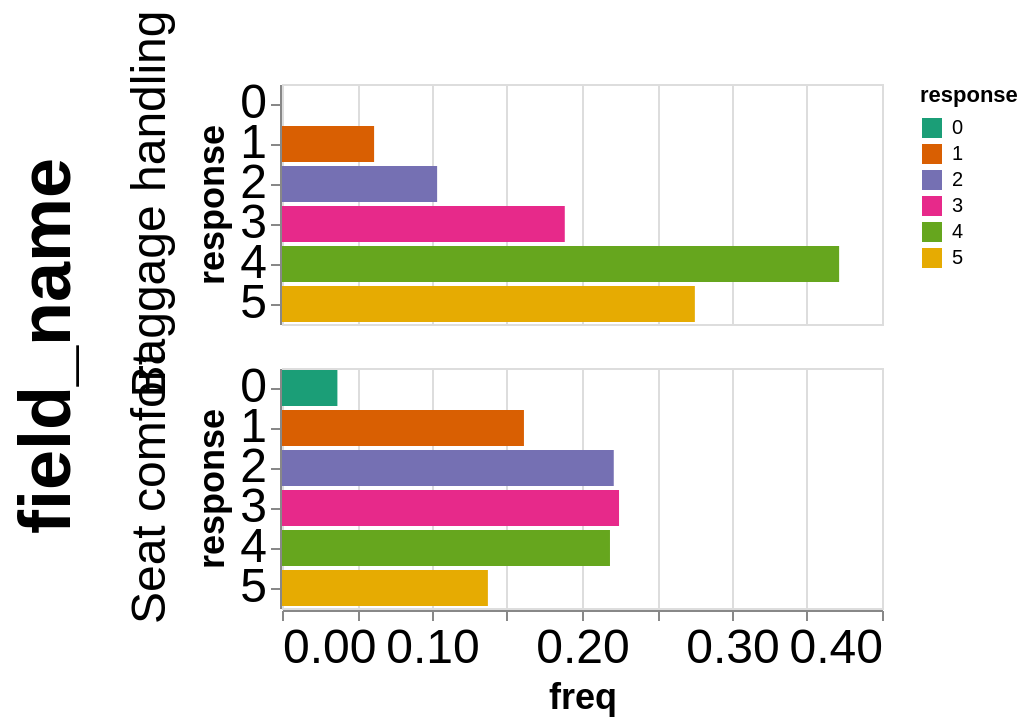

Source (Vega-Lite JSON):
### Vega-Lite specification from a JSON file in a GitHub repository (floating-point values rounded to 4 significant figures)
{"config": {"view": {}, "mark": {}, "axis": {"labelFontSize": 24, "titleFontSize": 18}, "header": {"labelFontSize": 24, "titleFontSize": 36}}, "data": {"values": [{"Unnamed: 0": 0, "field_name": "Baggage handling", "response": 1, "count": 7975, "freq": 0.0614, "end_percent": 0.0614, "start_percent": 0, "negative": true, "end_percent2": -0.1034, "start_percent2": -0.1648}, {"Unnamed: 0": 1, "field_name": "Baggage handling", "response": 2, "count": 13432, "freq": 0.1034, "end_percent": 0.1648, "start_percent": 0.0614, "negative": true, "end_percent2": 0, "start_percent2": -0.1034}, {"Unnamed: 0": 2, "field_name": "Baggage handling", "response": 3, "count": 24485, "freq": 0.1885, "end_percent": 0.3533, "start_percent": 0.1648, "negative": false, "end_percent2": 0.1885, "start_percent2": 0}, {"Unnamed: 0": 3, "field_name": "Baggage handling", "response": 4, "count": 48240, "freq": 0.3714, "end_percent": 0.7248, "start_percent": 0.3533, "negative": false, "end_percent2": 0.5599, "start_percent2": 0.1885}, {"Unnamed: 0": 4, "field_name": "Baggage handling", "response": 5, "count": 35748, "freq": 0.2752, "end_percent": 1, "start_percent": 0.7248, "negative": false, "end_percent2": 0.8352, "start_percent2": 0.5599}, {"Unnamed: 0": 5, "field_name": "Seat comfort", "response": 0, "count": 4797, "freq": 0.03693, "end_percent": 0.03693, "start_percent": 0, "negative": true, "end_percent2": -0.3825, "start_percent2": -0.4194}, {"Unnamed: 0": 6, "field_name": "Seat comfort", "response": 1, "count": 20949, "freq": 0.1613, "end_percent": 0.1982, "start_percent": 0.03693, "negative": true, "end_percent2": -0.2212, "start_percent2": -0.3825}, {"Unnamed: 0": 7, "field_name": "Seat comfort", "response": 2, "count": 28726, "freq": 0.2212, "end_percent": 0.4194, "start_percent": 0.1982, "negative": true, "end_percent2": 0, "start_percent2": -0.2212}, {"Unnamed: 0": 8, "field_name": "Seat comfort", "response": 3, "count": 29183, "freq": 0.2247, "end_percent": 0.6441, "start_percent": 0.4194, "negative": false, "end_percent2": 0.2247, "start_percent2": 0}, {"Unnamed: 0": 9, "field_name": "Seat comfort", "response": 4, "count": 28398, "freq": 0.2186, "end_percent": 0.8627, "start_percent": 0.6441, "negative": false, "end_percent2": 0.4433, "start_percent2": 0.2247}, {"Unnamed: 0": 10, "field_name": "Seat comfort", "response": 5, "count": 17827, "freq": 0.1373, "end_percent": 1, "start_percent": 0.8627, "negative": false, "end_percent2": 0.5806, "start_percent2": 0.4433}]}, "facet": {"row": {"type": "nominal", "field": "field_name"}}, "spec": {"mark": "bar", "encoding": {"fill": {"type": "nominal", "field": "response", "scale": {"scheme": "dark2"}}, "x": {"type": "quantitative", "field": "freq"}, "y": {"type": "nominal", "field": "response"}}}, "$schema": "https://vega.github.io/schema/vega-lite/v5.json"}
